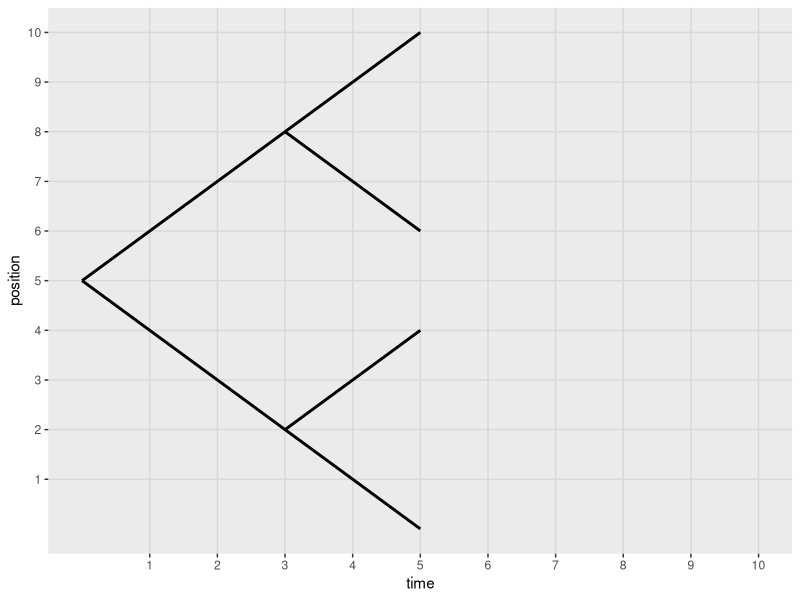

This chart was generated by the following R code: (Note: this script raises an error after producing the figure.)
# load packages needed to run this code
library(ggplot2)
library(dplyr)
library(tidyr)
library(cowplot)
library(gganimate)
library(magick)

# make a data frame for a tree
tree_df <- data.frame(time = c(0, 5, 0, 5, 3, 5, 3, 5),
                      position = c(5, 10, 5, 0, 8, 6, 2, 4),
                      branch = c('b1', 'b1', 'b2', 'b2', 'b3', 'b3', 'b4', 'b4'),
                      sequence = c("EPNGENRR…",
                                   "EPNGENRR…",
                                   "KPNGESDK…",
                                   "KPNGESDK…",
                                   "DPHGESFF…",
                                   "DPHGESFF…",
                                   "IPHGENRR…",
                                   "IPHGENRR…"))

ancestor_seq <- "DPHGESFF…"

ggplot(tree_df, aes(x = time, y = position, group = branch)) + 
  geom_path(size = 1) +
  scale_y_continuous(limits = c(0,10), breaks = c(1:10)) +
  scale_x_continuous(limits = c(0,10), breaks = c(1:10)) +
  background_grid(major = "xy") 

ggplot(tree_df, aes(x = time, y = position, group = branch)) + 
  geom_line(size = 1.5) + 
  #geom_segment(aes(xend = time, yend = position), linetype = 2, colour = 'grey') + 
  geom_text(aes(x = time, y = position, label = sequence), 
            hjust = 0, 
            nudge_x = 0.2,
            size = 6,
            family = "Courier") + 
  geom_text(aes(x = 0, y = 5,label = ancestor_seq), 
            hjust = 1,
            nudge_x = -0.2,
            size = 6,
            family = "Courier") + 
  transition_reveal(branch, time) + 
  coord_cartesian(clip = 'off') + 
  theme(axis.line = element_blank(), # remove axes, axes labels, and background from the plot
        axis.text.x = element_blank(),
        axis.text.y = element_blank(),
        axis.ticks = element_blank(),
        axis.title.x = element_blank(),
        axis.title.y = element_blank(),
        plot.background = element_blank(),
        plot.margin = margin(5.5, 100, 5.5, 100))
